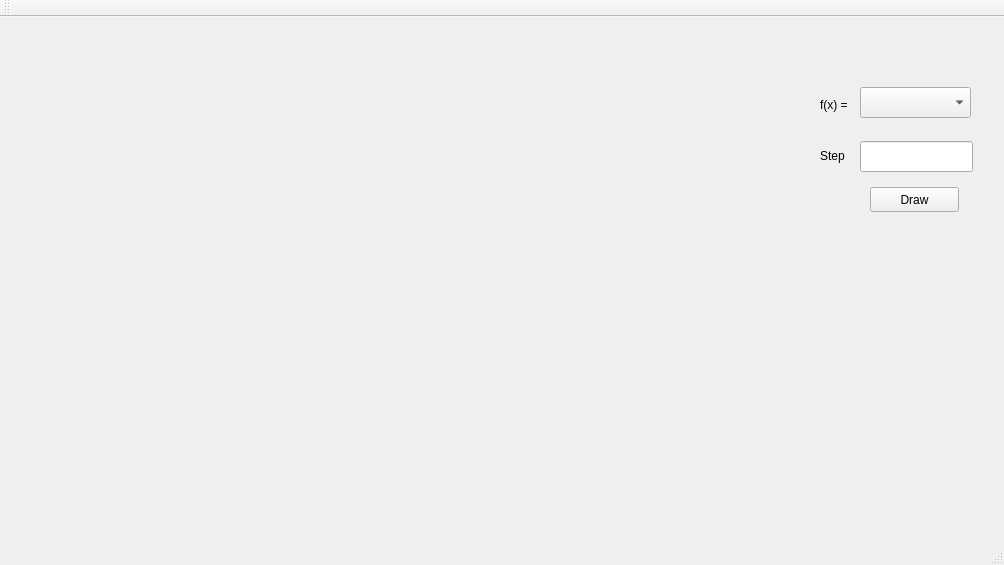
<?xml version="1.0" encoding="UTF-8"?>
<ui version="4.0">
 <class>MainWindow</class>
 <widget class="QMainWindow" name="MainWindow">
  <property name="geometry">
   <rect>
    <x>0</x>
    <y>0</y>
    <width>1004</width>
    <height>565</height>
   </rect>
  </property>
  <property name="windowTitle">
   <string>MainWindow</string>
  </property>
  <widget class="QWidget" name="centralWidget">
   <widget class="QWidget" name="verticalLayoutWidget">
    <property name="geometry">
     <rect>
      <x>10</x>
      <y>10</y>
      <width>711</width>
      <height>491</height>
     </rect>
    </property>
    <layout class="QVBoxLayout" name="layout"/>
   </widget>
   <widget class="QLineEdit" name="lineEdit">
    <property name="geometry">
     <rect>
      <x>860</x>
      <y>124</y>
      <width>113</width>
      <height>31</height>
     </rect>
    </property>
   </widget>
   <widget class="QPushButton" name="button">
    <property name="geometry">
     <rect>
      <x>870</x>
      <y>170</y>
      <width>89</width>
      <height>25</height>
     </rect>
    </property>
    <property name="text">
     <string>Draw</string>
    </property>
   </widget>
   <widget class="QComboBox" name="comboBox">
    <property name="geometry">
     <rect>
      <x>860</x>
      <y>70</y>
      <width>111</width>
      <height>31</height>
     </rect>
    </property>
   </widget>
   <widget class="QLabel" name="label">
    <property name="geometry">
     <rect>
      <x>820</x>
      <y>130</y>
      <width>41</width>
      <height>17</height>
     </rect>
    </property>
    <property name="text">
     <string>Step</string>
    </property>
   </widget>
   <widget class="QLabel" name="label_2">
    <property name="geometry">
     <rect>
      <x>820</x>
      <y>80</y>
      <width>41</width>
      <height>16</height>
     </rect>
    </property>
    <property name="text">
     <string>f(x) = </string>
    </property>
   </widget>
  </widget>
  <widget class="QMenuBar" name="menuBar">
   <property name="geometry">
    <rect>
     <x>0</x>
     <y>0</y>
     <width>1004</width>
     <height>22</height>
    </rect>
   </property>
  </widget>
  <widget class="QToolBar" name="mainToolBar">
   <attribute name="toolBarArea">
    <enum>TopToolBarArea</enum>
   </attribute>
   <attribute name="toolBarBreak">
    <bool>false</bool>
   </attribute>
  </widget>
  <widget class="QStatusBar" name="statusBar"/>
 </widget>
 <layoutdefault spacing="6" margin="11"/>
 <resources/>
 <connections/>
</ui>
